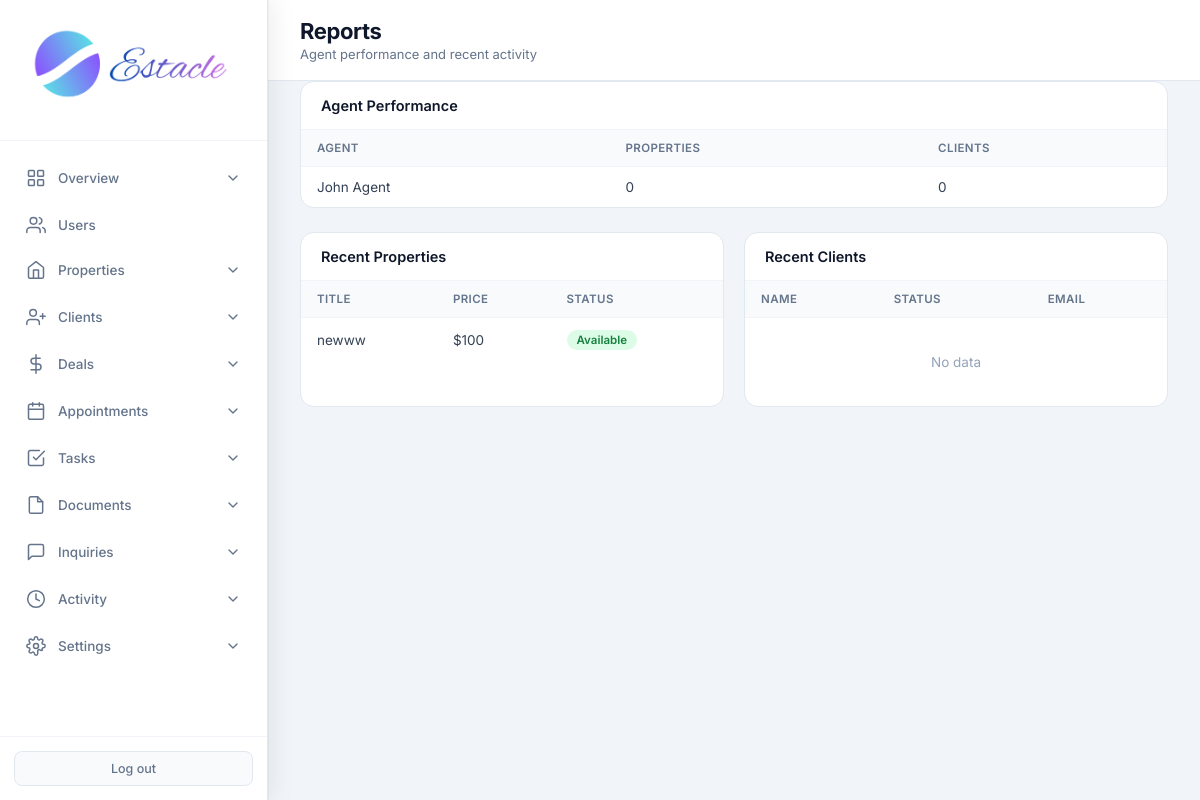
The page /admin/reports (signed in) on the database its author committed.
### tables this page shows
CREATE TABLE users (
            id INTEGER PRIMARY KEY AUTOINCREMENT,
            email TEXT UNIQUE NOT NULL,
            password TEXT NOT NULL,
            full_name TEXT NOT NULL,
            role TEXT NOT NULL CHECK(role IN ('admin', 'agent', 'customer')),
            phone TEXT,
            created_at TIMESTAMP DEFAULT CURRENT_TIMESTAMP,
            is_active INTEGER DEFAULT 1
        , avatar TEXT, last_seen TIMESTAMP);

CREATE TABLE properties (
            id INTEGER PRIMARY KEY AUTOINCREMENT,
            title TEXT NOT NULL,
            description TEXT,
            price REAL NOT NULL,
            property_type TEXT NOT NULL,
            status TEXT DEFAULT 'available',
            address TEXT,
            city TEXT,
            state TEXT,
            zip_code TEXT,
            bedrooms INTEGER,
            bathrooms REAL,
            area_sqft REAL,
            agent_id INTEGER,
            created_at TIMESTAMP DEFAULT CURRENT_TIMESTAMP, category TEXT DEFAULT "sale", listing_type TEXT DEFAULT "sale", floor TEXT, carpet_area REAL, furnishing TEXT, parking TEXT, amenities TEXT, seller_name TEXT, seller_phone TEXT, monthly_rent REAL, security_deposit REAL, maintenance REAL, per_sqft REAL, latitude TEXT, longitude TEXT, photos TEXT, year_built TEXT, facing TEXT,
            FOREIGN KEY (agent_id) REFERENCES users (id)
        );

### routes/admin.py (the view)
@admin.route('/admin/reports')
@login_required
@role_required('admin')
def admin_reports():
    db = get_db()
    recent_props = db.execute('SELECT id, title, price, status, city, created_at FROM properties ORDER BY created_at DESC LIMIT 10').fetchall()
    recent_clients = db.execute('SELECT id, full_name, status, email, created_at FROM clients ORDER BY created_at DESC LIMIT 10').fetchall()
    agents = db.execute("""
        SELECT u.id, u.full_name,
               (SELECT COUNT(*) FROM properties WHERE agent_id = u.id) as prop_count,
               (SELECT COUNT(*) FROM clients WHERE agent_id = u.id) as client_count
        FROM users u WHERE u.role = 'agent' ORDER BY u.full_name
    """).fetchall()
    return render_template('admin_reports.html', recent_props=recent_props, recent_clients=recent_clients, agents=agents)

### core/db.py (called while the page is built)
def get_db():
    if 'db' not in g:
        g.db = sqlite3.connect(current_app.config['DATABASE'])
        g.db.row_factory = sqlite3.Row
    return g.db

### core/helpers.py (called while the page is built)
def login_required(f):
    @wraps(f)
    def decorated_function(*args, **kwargs):
        if 'user_id' not in session:
            flash('Please log in to access this page.', 'warning')
            return redirect(url_for('auth.login'))
        return f(*args, **kwargs)
    return decorated_function

def role_required(*roles):
    def decorator(f):
        @wraps(f)
        def decorated_function(*args, **kwargs):
            if 'user_id' not in session:
                flash('Please log in to access this page.', 'warning')
                return redirect(url_for('auth.login'))
            if session.get('role') not in roles:
                flash('You do not have permission to access this page.', 'danger')
                return redirect(url_for('auth.role_redirect'))
            return f(*args, **kwargs)
        return decorated_function
    return decorator

### templates/admin_reports.html (shortened to what this page needs)
<!DOCTYPE html>
<html lang="en">
<head>
    <link rel="stylesheet" href="{{ url_for('static', filename='css/admin.css') }}">
</head>
<body>
<div class="app-layout">
    {% set active = 'reports' %}
    {% include 'partials/admin_sidebar.html' %}
    <main class="main-content">
        <header class="top-bar">
            <div>
                <h1 class="page-title">Reports</h1>
                <p class="page-subtitle">Agent performance and recent activity</p>
            </div>
        </header>
        <div class="panel full">
            <div class="panel-header"><h2>Agent Performance</h2></div>
            <div class="table-wrap">
                <table>
                    <thead><tr><th>Agent</th><th>Properties</th><th>Clients</th></tr></thead>
                    <tbody>
                    {% for a in agents %}
                    <tr>
                        <td>{{ a.full_name }}</td>
                        <td>{{ a.prop_count }}</td>
                        <td>{{ a.client_count }}</td>
                    </tr>
                    {% else %}
                    <tr><td colspan="3" class="empty">No agents yet</td></tr>
                    {% endfor %}
                    </tbody>
                </table>
            </div>
        </div>
        <div class="panels-row">
            <div class="panel">
                <div class="panel-header"><h2>Recent Properties</h2></div>
                <div class="table-wrap">
                    <table>
                        <thead><tr><th>Title</th><th>Price</th><th>Status</th></tr></thead>
                        <tbody>
                        {% for p in recent_props %}
                        <tr>
                            <td>{{ p.title }}</td>
                            <td>${{ "%.0f"|format(p.price) }}</td>
                            <td><span class="badge badge-{{ p.status }}">{{ p.status }}</span></td>
                        </tr>
                        {% else %}
                        <tr><td colspan="3" class="empty">No data</td></tr>
                        {% endfor %}
                        </tbody>
                    </table>
                </div>
            </div>
            <div class="panel">
                <div class="panel-header"><h2>Recent Clients</h2></div>
                <div class="table-wrap">
                    <table>
                        <thead><tr><th>Name</th><th>Status</th><th>Email</th></tr></thead>
                        <tbody>
                        {% for c in recent_clients %}
                        <tr>
                            <td>{{ c.full_name }}</td>
                            <td><span class="badge badge-{{ c.status }}">{{ c.status }}</span></td>
                            <td>{{ c.email or '—' }}</td>
                        </tr>
                        {% else %}
                        <tr><td colspan="3" class="empty">No data</td></tr>
                        {% endfor %}
                        </tbody>
                    </table>
                </div>
            </div>
        </div>
    </main>
</div>
</body>
</html>

### static/css/admin.css (style rules this page uses)
* { margin: 0; padding: 0; box-sizing: border-box; }
body { font-family: 'Inter', -apple-system, BlinkMacSystemFont, 'Segoe UI', Roboto, sans-serif; background: #f1f5f9; color: #0f172a; min-height: 100vh; }
.app-layout { display: flex; min-height: 100vh; }
.main-content { flex: 1; margin-left: 268px; min-height: 100vh; }
.top-bar { background: white; padding: 18px 32px; border-bottom: 1px solid #e2e8f0; display: flex; justify-content: space-between; align-items: center; }
.page-title { font-family: 'Inter', sans-serif; font-size: 22px; font-weight: 700; letter-spacing: -0.4px; color: #0f172a; }
.page-subtitle { font-size: 13px; color: #64748b; margin-top: 2px; font-weight: 400; }
.panels-row { display: grid; grid-template-columns: 1fr 1fr; gap: 20px; padding: 0 32px 24px; }
.panel { background: white; border-radius: 14px; border: 1px solid #e2e8f0; overflow: hidden; }
.panel.full { margin: 0 32px 24px; }
.panel-header { padding: 15px 20px; border-bottom: 1px solid #f1f5f9; display: flex; justify-content: space-between; align-items: center; }
.panel-header h2 { font-size: 14.5px; font-weight: 600; color: #0f172a; }
.table-wrap { overflow-x: auto; }
table { width: 100%; border-collapse: collapse; font-size: 13.5px; }
th { text-align: left; padding: 11px 16px; background: #f8fafc; color: #64748b; font-weight: 600; font-size: 11.5px; text-transform: uppercase; letter-spacing: 0.4px; }
td { padding: 12px 16px; border-top: 1px solid #f1f5f9; color: #334155; }
.empty { text-align: center; color: #94a3b8; padding: 36px !important; }
.badge { display: inline-block; padding: 3px 10px; border-radius: 20px; font-size: 11.5px; font-weight: 600; text-transform: capitalize; }
.badge-available { background: #dcfce7; color: #15803d; }

### rows shown on the page
users: full_name "John Agent", prop_count "0", client_count "0"
properties: title "newww", price "100", status "Available"
